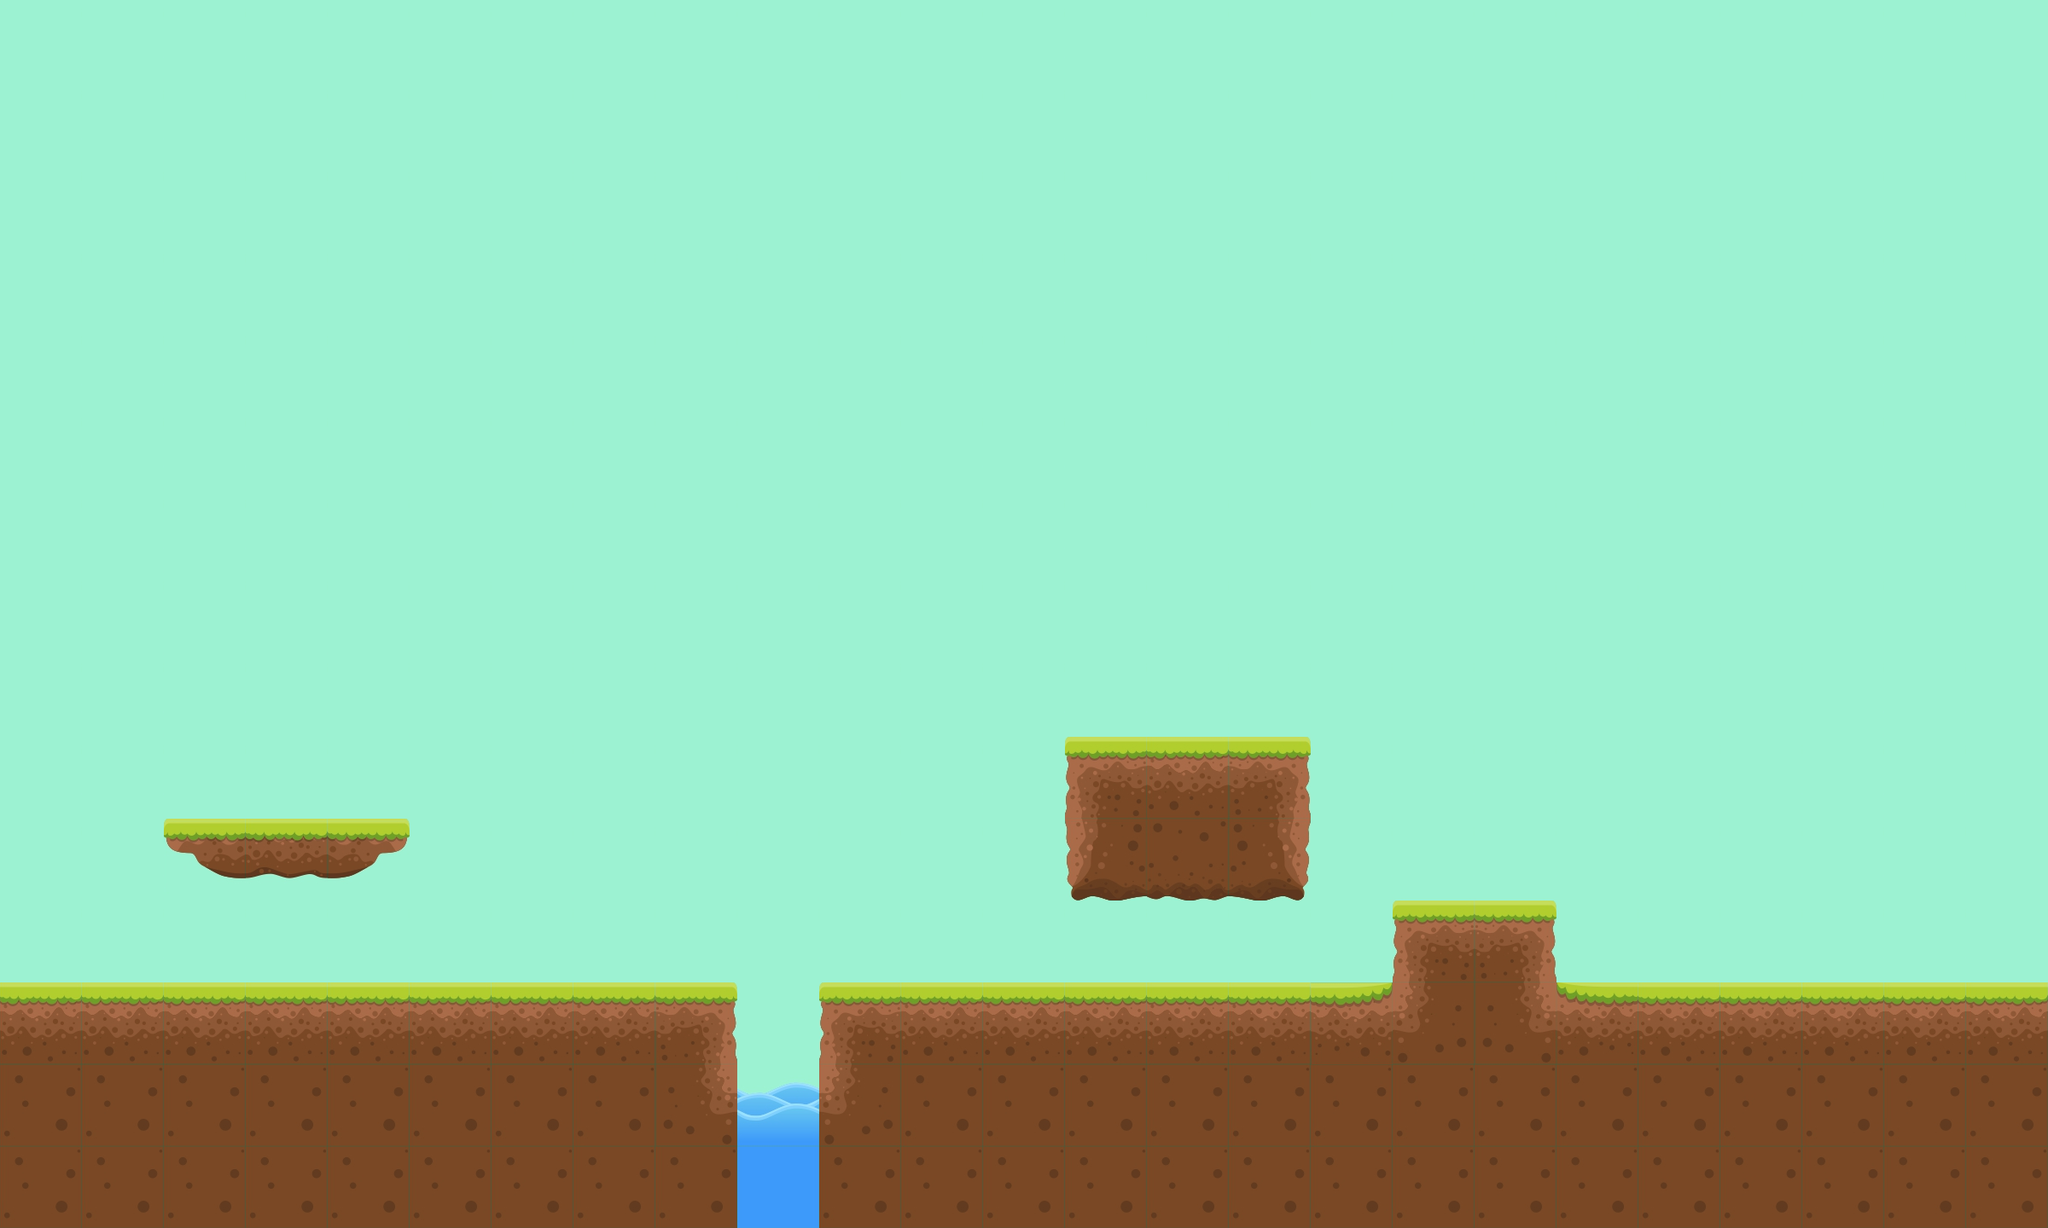

A level layout from a 2D game, rendered from its tile map. Below: a short description, then the map file with tile-grid data replaced by summaries:
An orthogonal 25x15 tile map with 96x96 px tiles, 1 tile layer (Tile Layer 1).

<map version="1.0" orientation="orthogonal" renderorder="left-down" width="25" height="15" tilewidth="96" tileheight="96" nextobjectid="1">
 <tileset firstgid="1" name="tiles" tilewidth="96" tileheight="96" tilecount="20" columns="5">
  <image source="tiles.png" trans="555500" width="480" height="384" />
  <tile id="0">
   <properties>
    <property name="kill" type="bool" value="false" />
    <property name="solid" type="bool" value="false" />
   </properties>
  </tile>
  <tile id="1">
   <properties>
    <property name="kill" type="bool" value="false" />
    <property name="solid" type="bool" value="true" />
   </properties>
  </tile>
  <tile id="2">
   <properties>
    <property name="kill" type="bool" value="false" />
    <property name="solid" type="bool" value="true" />
   </properties>
  </tile>
  <tile id="3">
   <properties>
    <property name="kill" type="bool" value="false" />
    <property name="solid" type="bool" value="true" />
   </properties>
  </tile>
  <tile id="4">
   <properties>
    <property name="kill" type="bool" value="true" />
    <property name="solid" type="bool" value="false" />
   </properties>
  </tile>
  <tile id="5">
   <properties>
    <property name="kill" type="bool" value="false" />
    <property name="solid" type="bool" value="false" />
   </properties>
  </tile>
  <tile id="6">
   <properties>
    <property name="kill" type="bool" value="false" />
    <property name="solid" type="bool" value="true" />
   </properties>
  </tile>
  <tile id="7">
   <properties>
    <property name="kill" type="bool" value="false" />
    <property name="solid" type="bool" value="true" />
   </properties>
  </tile>
  <tile id="8">
   <properties>
    <property name="kill" type="bool" value="false" />
    <property name="solid" type="bool" value="true" />
   </properties>
  </tile>
  <tile id="9">
   <properties>
    <property name="kill" type="bool" value="true" />
    <property name="solid" type="bool" value="true" />
   </properties>
  </tile>
  <tile id="10">
   <properties>
    <property name="kill" type="bool" value="false" />
    <property name="solid" type="bool" value="true" />
   </properties>
  </tile>
  <tile id="11">
   <properties>
    <property name="kill" type="bool" value="false" />
    <property name="solid" type="bool" value="true" />
   </properties>
  </tile>
  <tile id="12">
   <properties>
    <property name="kill" type="bool" value="false" />
    <property name="solid" type="bool" value="true" />
   </properties>
  </tile>
  <tile id="13">
   <properties>
    <property name="kill" type="bool" value="false" />
    <property name="solid" type="bool" value="true" />
   </properties>
  </tile>
  <tile id="14">
   <properties>
    <property name="kill" type="bool" value="false" />
    <property name="solid" type="bool" value="true" />
   </properties>
  </tile>
  <tile id="15">
   <properties>
    <property name="kill" type="bool" value="false" />
    <property name="solid" type="bool" value="true" />
   </properties>
  </tile>
  <tile id="16">
   <properties>
    <property name="kill" type="bool" value="false" />
    <property name="solid" type="bool" value="true" />
   </properties>
  </tile>
  <tile id="17">
   <properties>
    <property name="kill" type="bool" value="false" />
    <property name="solid" type="bool" value="true" />
   </properties>
  </tile>
  <tile id="18">
   <properties>
    <property name="kill" type="bool" value="false" />
    <property name="solid" type="bool" value="true" />
   </properties>
  </tile>
  <tile id="19">
   <properties>
    <property name="kill" type="bool" value="false" />
    <property name="solid" type="bool" value="true" />
   </properties>
  </tile>
 </tileset>
 <layer name="Tile Layer 1" width="25" height="15">
  <data>[375 cells, 375 non-empty, 17 distinct tile ids]</data>
 </layer>
</map>
